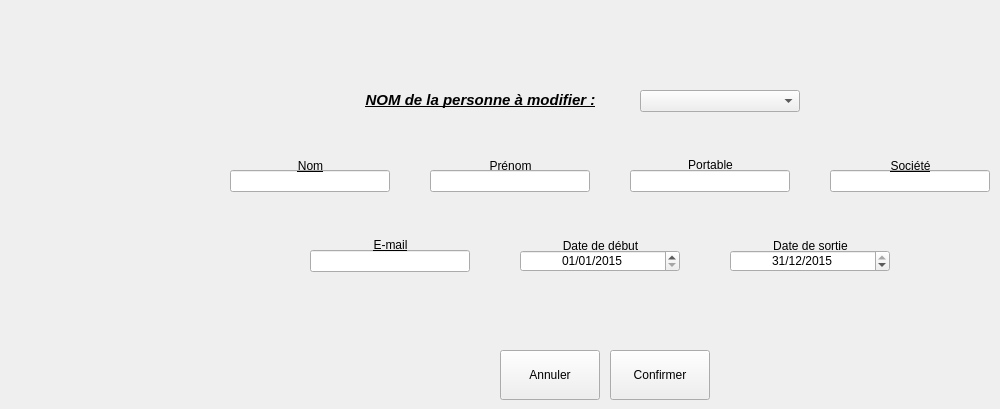
      <widget class="QWidget" name="tbModifierPersonne">
       <attribute name="title">
        <string>Modifier une personne existante...</string>
       </attribute>
       <widget class="QLineEdit" name="ModifierSociete">
        <property name="geometry">
         <rect>
          <x>830</x>
          <y>170</y>
          <width>160</width>
          <height>22</height>
         </rect>
        </property>
       </widget>
       <widget class="QComboBox" name="cBoxPersModif">
        <property name="geometry">
         <rect>
          <x>640</x>
          <y>90</y>
          <width>160</width>
          <height>22</height>
         </rect>
        </property>
       </widget>
       <widget class="QLabel" name="label_140">
        <property name="geometry">
         <rect>
          <x>730</x>
          <y>230</y>
          <width>161</width>
          <height>31</height>
         </rect>
        </property>
        <property name="font">
         <font>
          <weight>50</weight>
          <bold>false</bold>
          <underline>true</underline>
         </font>
        </property>
        <property name="text">
         <string>Date de sortie</string>
        </property>
        <property name="alignment">
         <set>Qt::AlignCenter</set>
        </property>
       </widget>
       <widget class="QLineEdit" name="ModifierNomPersonne">
        <property name="geometry">
         <rect>
          <x>230</x>
          <y>170</y>
          <width>160</width>
          <height>22</height>
         </rect>
        </property>
       </widget>
       <widget class="QLabel" name="label_131">
        <property name="geometry">
         <rect>
          <x>230</x>
          <y>150</y>
          <width>161</width>
          <height>31</height>
         </rect>
        </property>
        <property name="font">
         <font>
          <weight>50</weight>
          <bold>false</bold>
          <underline>true</underline>
         </font>
        </property>
        <property name="text">
         <string>Nom</string>
        </property>
        <property name="alignment">
         <set>Qt::AlignCenter</set>
        </property>
       </widget>
       <widget class="QLabel" name="label_132">
        <property name="geometry">
         <rect>
          <x>430</x>
          <y>150</y>
          <width>161</width>
          <height>31</height>
         </rect>
        </property>
        <property name="font">
         <font>
          <weight>50</weight>
          <bold>false</bold>
          <underline>true</underline>
         </font>
        </property>
        <property name="text">
         <string>Prénom</string>
        </property>
        <property name="alignment">
         <set>Qt::AlignCenter</set>
        </property>
       </widget>
       <widget class="QPushButton" name="btAnnulerPersMod">
        <property name="geometry">
         <rect>
          <x>500</x>
          <y>350</y>
          <width>100</width>
          <height>50</height>
         </rect>
        </property>
        <property name="text">
         <string>Annuler</string>
        </property>
        <property name="icon">
         <iconset>
          <normaloff>C:/Users/Tom/Documents/ECOLE/BTS_IRIS_2/SuPerL/LINUX/FONCTIONNEL_RV1/Projet_Config/ressources/ButtonClose.png</normaloff>C:/Users/Tom/Documents/ECOLE/BTS_IRIS_2/SuPerL/LINUX/FONCTIONNEL_RV1/Projet_Config/ressources/ButtonClose.png</iconset>
        </property>
       </widget>
       <widget class="QPushButton" name="btOkPersMod">
        <property name="geometry">
         <rect>
          <x>610</x>
          <y>350</y>
          <width>100</width>
          <height>50</height>
         </rect>
        </property>
        <property name="text">
         <string>Confirmer</string>
        </property>
        <property name="icon">
         <iconset>
          <normaloff>C:/Users/Tom/Documents/ECOLE/BTS_IRIS_2/SuPerL/LINUX/FONCTIONNEL_RV1/Projet_Config/ressources/bt_ok.png</normaloff>C:/Users/Tom/Documents/ECOLE/BTS_IRIS_2/SuPerL/LINUX/FONCTIONNEL_RV1/Projet_Config/ressources/bt_ok.png</iconset>
        </property>
       </widget>
       <widget class="QLabel" name="label_133">
        <property name="geometry">
         <rect>
          <x>830</x>
          <y>150</y>
          <width>161</width>
          <height>31</height>
         </rect>
        </property>
        <property name="font">
         <font>
          <weight>50</weight>
          <bold>false</bold>
          <underline>true</underline>
         </font>
        </property>
        <property name="text">
         <string>Société</string>
        </property>
        <property name="alignment">
         <set>Qt::AlignCenter</set>
        </property>
       </widget>
       <widget class="QLineEdit" name="ModifierPrenomPersonne">
        <property name="geometry">
         <rect>
          <x>430</x>
          <y>170</y>
          <width>160</width>
          <height>22</height>
         </rect>
        </property>
       </widget>
       <widget class="QLabel" name="label_144">
        <property name="geometry">
         <rect>
          <x>520</x>
          <y>230</y>
          <width>161</width>
          <height>31</height>
         </rect>
        </property>
        <property name="font">
         <font>
          <weight>50</weight>
          <bold>false</bold>
          <underline>true</underline>
         </font>
        </property>
        <property name="text">
         <string>Date de début</string>
        </property>
        <property name="alignment">
         <set>Qt::AlignCenter</set>
        </property>
       </widget>
       <widget class="QLabel" name="label_139">
        <property name="geometry">
         <rect>
          <x>340</x>
          <y>90</y>
          <width>281</width>
          <height>20</height>
         </rect>
        </property>
        <property name="font">
         <font>
          <pointsize>11</pointsize>
          <weight>75</weight>
          <italic>true</italic>
          <bold>true</bold>
          <underline>true</underline>
         </font>
        </property>
        <property name="text">
         <string>NOM de la personne à modifier :</string>
        </property>
        <property name="alignment">
         <set>Qt::AlignCenter</set>
        </property>
       </widget>
       <widget class="QDateEdit" name="ModifierDateFin">
        <property name="geometry">
         <rect>
          <x>730</x>
          <y>250</y>
          <width>160</width>
          <height>22</height>
         </rect>
        </property>
        <property name="alignment">
         <set>Qt::AlignCenter</set>
        </property>
        <property name="date">
         <date>
          <year>2015</year>
          <month>12</month>
          <day>31</day>
         </date>
        </property>
        <property name="displayFormat">
         <string>dd/MM/yyyy</string>
        </property>
       </widget>
       <widget class="QDateEdit" name="ModifierDateDebut">
        <property name="geometry">
         <rect>
          <x>520</x>
          <y>250</y>
          <width>160</width>
          <height>22</height>
         </rect>
        </property>
        <property name="alignment">
         <set>Qt::AlignCenter</set>
        </property>
        <property name="date">
         <date>
          <year>2015</year>
          <month>1</month>
          <day>1</day>
         </date>
        </property>
        <property name="displayFormat">
         <string>dd/MM/yyyy</string>
        </property>
       </widget>
       <widget class="QLineEdit" name="ModifierEmail">
        <property name="geometry">
         <rect>
          <x>310</x>
          <y>250</y>
          <width>160</width>
          <height>22</height>
         </rect>
        </property>
       </widget>
       <widget class="QLabel" name="lbPortable_2">
        <property name="geometry">
         <rect>
          <x>630</x>
          <y>155</y>
          <width>161</width>
          <height>20</height>
         </rect>
        </property>
        <property name="font">
         <font>
          <weight>50</weight>
          <bold>false</bold>
          <underline>true</underline>
         </font>
        </property>
        <property name="text">
         <string>Portable</string>
        </property>
        <property name="alignment">
         <set>Qt::AlignCenter</set>
        </property>
       </widget>
       <widget class="QLineEdit" name="ModifierPortable">
        <property name="geometry">
         <rect>
          <x>630</x>
          <y>170</y>
          <width>160</width>
          <height>22</height>
         </rect>
        </property>
       </widget>
       <widget class="QLabel" name="lbEmail_2">
        <property name="geometry">
         <rect>
          <x>310</x>
          <y>235</y>
          <width>161</width>
          <height>20</height>
         </rect>
        </property>
        <property name="font">
         <font>
          <weight>50</weight>
          <bold>false</bold>
          <underline>true</underline>
         </font>
        </property>
        <property name="text">
         <string>E-mail</string>
        </property>
        <property name="alignment">
         <set>Qt::AlignCenter</set>
        </property>
       </widget>
       <widget class="QLabel" name="label_38">
        <property name="geometry">
         <rect>
          <x>40</x>
          <y>20</y>
          <width>51</width>
          <height>61</height>
         </rect>
        </property>
        <property name="text">
         <string/>
        </property>
        <property name="pixmap">
         <pixmap>../../../../../../opt/SuPer_2015/Projet_SuPer/ressources/modifier.png</pixmap>
        </property>
       </widget>
      </widget>
